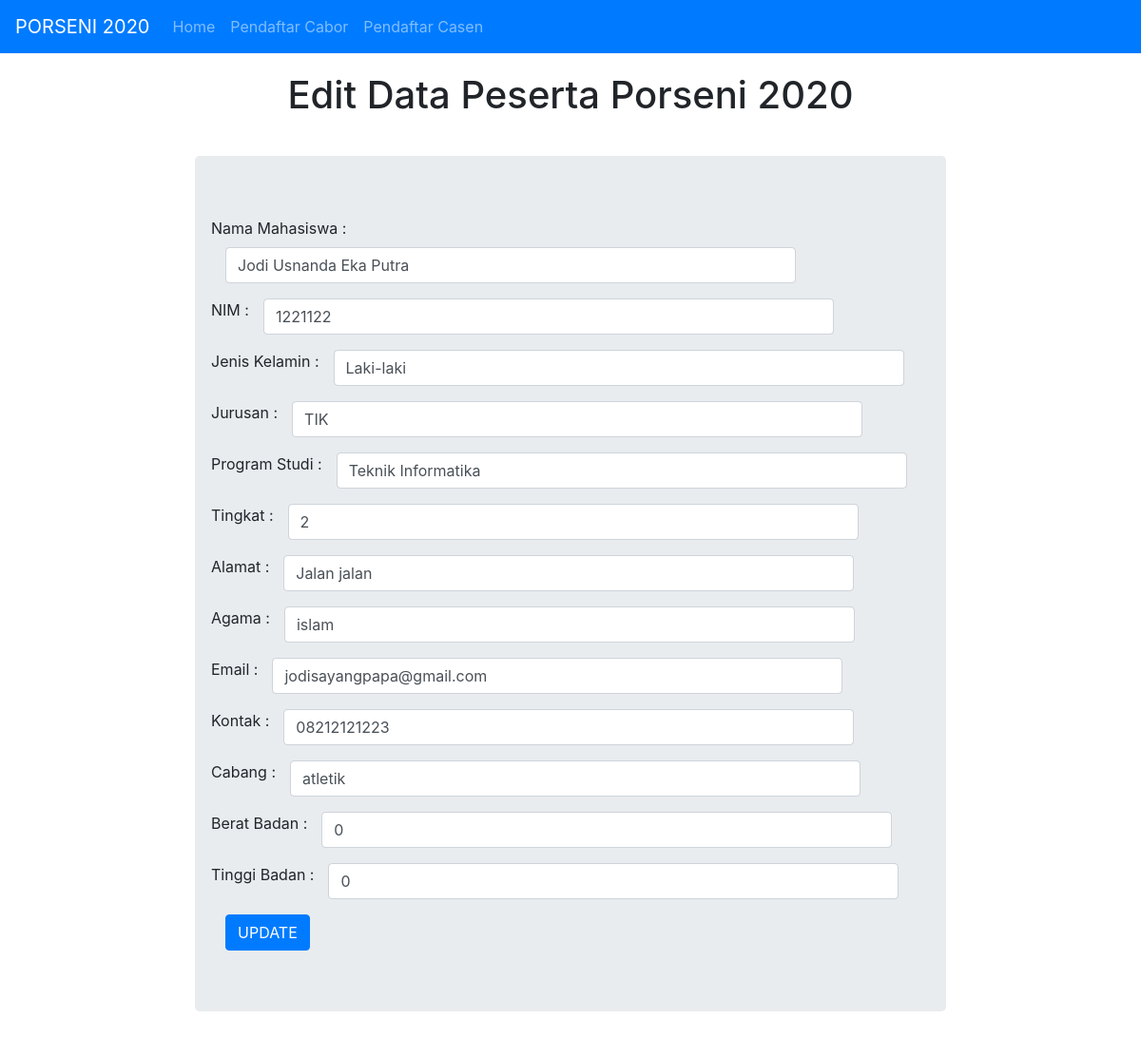
Screenshot of /editdata.php?id=8 with the database file from the repository.
### tables this page shows
CREATE TABLE `cabor` (
  `id` int(20) NOT NULL,
  `nama` varchar(50) NOT NULL,
  `nim` varchar(50) NOT NULL,
  `jenis_kelamin` varchar(50) NOT NULL,
  `jurusan` varchar(50) NOT NULL,
  `prodi` varchar(50) NOT NULL,
  `tingkat` int(20) NOT NULL,
  `alamat` varchar(100) NOT NULL,
  `agama` varchar(50) NOT NULL,
  `email` varchar(50) NOT NULL,
  `nohp` varchar(20) NOT NULL,
  `cabang` varchar(50) NOT NULL,
  `berat` int(50) NOT NULL,
  `tinggi` int(50) NOT NULL
);

### editdata.php (the view, shortened to what this page needs)
<!doctype html>
<html lang="en">
  <head>
    <link rel="stylesheet" href="https://stackpath.bootstrapcdn.com/bootstrap/4.3.1/css/bootstrap.min.css">
  </head>
  <body>
  <nav class="navbar navbar-expand-lg navbar-dark bg-primary">
  <a class="navbar-brand" href="index.php">PORSENI 2020</a>
  <div class="collapse navbar-collapse" id="navbarNavAltMarkup">
    <div class="navbar-nav">
      <a class="nav-item nav-link" href="index.php">Home <span class="sr-only">(current)</span></a>
      <a class="nav-item nav-link" href="tampildatapendaftar.php">Pendaftar Cabor</a>
      <a class="nav-item nav-link" href="tampildatapendaftarcasen.php">Pendaftar Casen</a>
    </div>
</nav>
    <h1 style="margin-top: 20px" align="center">Edit Data Peserta Porseni 2020</h1>
    <div class="row" style="margin-top:40px">
    <div class="col-md-2"></div>
    <div class="col-md-8">
      <?php
  include 'koneksidbporseni.php';
  $id = $_GET['id'];
  $data = mysqli_query($koneksi,"SELECT * FROM cabor WHERE id = '$id'");
  while($d = mysqli_fetch_array($data)){
  ?>
      <form method="POST" action="updatedata.php?id=<?php echo $id ?>">
        <div class="jumbotron">
        <div class="form-group row">
          <label for="nama">Nama Mahasiswa :</label>
          <div class="col-sm-10">
            <input type="text" class="form-control" name="nama" value="<?php echo $d['nama'];?>">
          </div>
        </div>
        <div class="form-group row">
          <label for="nim">NIM :</label>
          <div class="col-sm-10">
            <input type="text" class="form-control" name="nim" value="<?php echo $d['nim'];?>">
          </div>
        </div>
        <div class="form-group row">
          <label for="jk">Jenis Kelamin :</label>
          <div class="col-sm-10">
            <input type="text" class="form-control" name="jenis_kelamin" value="<?php echo $d['jenis_kelamin'];?>">
          </div>
        </div>
        <div class="form-group row">
          <label for="jurusan">Jurusan :</label>
          <div class="col-sm-10">
            <input type="text" class="form-control" name="jurusan" value="<?php echo $d['jurusan'];?>">
          </div>
        </div>
        <div class="form-group row">
          <label for="prodi">Program Studi :</label>
          <div class="col-sm-10">
            <input type="text" class="form-control" name="prodi" value="<?php echo $d['prodi'];?>">
          </div>
        </div>
        <div class="form-group row">
          <label for="tingkat">Tingkat :</label>
          <div class="col-sm-10">
            <input type="text" class="form-control" name="tingkat" value="<?php echo $d['tingkat'];?>">
          </div>
        </div>
        <div class="form-group row">
          <label for="alamat">Alamat :</label>
          <div class="col-sm-10">
            <input type="text" class="form-control" name="alamat" value="<?php echo $d['alamat'];?>">
          </div>
        </div>
        <div class="form-group row">
          <label for="agama">Agama :</label>
          <div class="col-sm-10">
            <input type="text" class="form-control" name="agama" value="<?php echo $d['agama'];?>">
          </div>
        </div>
        <div class="form-group row">
          <label for="email">Email :</label>
          <div class="col-sm-10">
            <input type="text" class="form-control" name="email" value="<?php echo $d['email'];?>">
          </div>
        </div>
        <div class="form-group row">
          <label for="nohp">Kontak :</label>
          <div class="col-sm-10">
            <input type="text" class="form-control" name="nohp" value="<?php echo $d['nohp'];?>">
          </div>
        </div>
        <div class="form-group row">
          <label for="cabang">Cabang :</label>
          <div class="col-sm-10">
            <input type="text" class="form-control" name="cabang" value="<?php echo $d['cabang'];?>">
          </div>
        </div>
        <div class="form-group row">
          <label for="berat">Berat Badan :</label>
          <div class="col-sm-10">
            <input type="number" class="form-control" name="berat" value="<?php echo $d['berat'];?>">
          </div>
        </div>
        <div class="form-group row">
          <label for="tinggi">Tinggi Badan :</label>
          <div class="col-sm-10">
            <input type="number" class="form-control" name="tinggi" value="<?php echo $d['tinggi'];?>">
          </div>
        </div>
        <button type="submit" class="btn btn-primary" role="button" aria-pressed="true">UPDATE</button>
        </div>
      </form>
      <?php
    }
      ?>
    </div>
    <div class="col-md-2"></div>
  </body>
</html>

### rows the page displays
cabor: nama "Jodi Usnanda Eka Putra", nim "1221122", jenis_kelamin "Laki-laki", jurusan "TIK", prodi "Teknik Informatika", tingkat "2", alamat "Jalan jalan", agama "islam", email "jodisayangpapa@gmail.com", nohp "08212121223", cabang "atletik", berat "0", tinggi "0"
